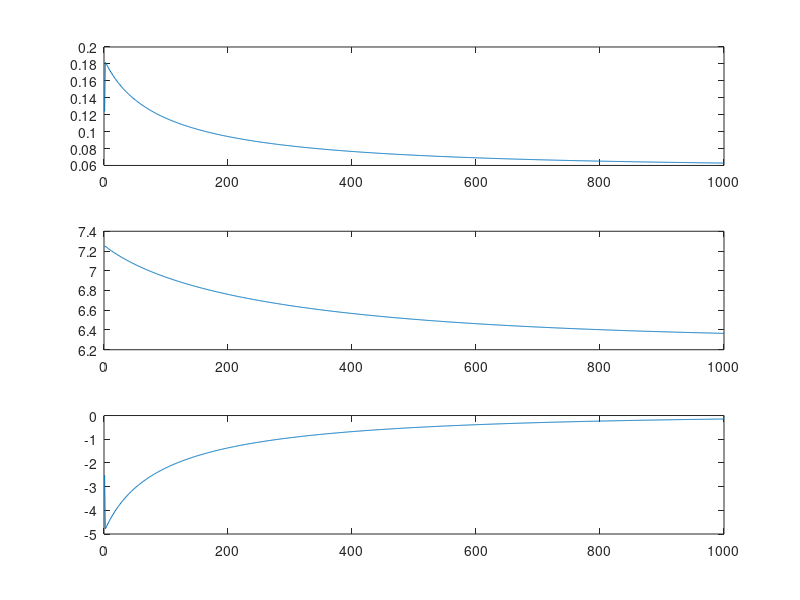

Recreate this plot in MATLAB.
  Hb = 1.99 % mM
  PO = 4
  alpha = 1.39e-3 %mM/mmHg
  P50 = 38 %mmHg
  h = 2.73
  PS = 7900  %ml/min/100g
  F = 203 %ml/min/100g
  Pa = 89 %mmHg = Cp(1)/alpha % (con esto puedes usar eq3 para saber C(1))
  %Pt = Ct/alpha = 42.5mmHg
  Pt = 42.5 %mmHg

  
  NSTEPS = 1000;
  dx = 0.001;
  
  Ct = Pt*alpha;
  
  Cp = zeros(NSTEPS,1);
  C = zeros(NSTEPS,1);
  dCdx = zeros(NSTEPS,1);

  % initialize
  Cp(1) = Pa*alpha;
  C(1) = Cp(1) + PO*Hb / (1 + (alpha*P50/Cp(1))^h);
  C(1) =  PO*Hb / (1 + (alpha*P50/Cp(1))^h);
  
  for x=2:length(C)
           
      dCdx(x-1) = -(PS/F) * (Cp(x-1) - Ct);
      
      C(x) = C(x-1) + dCdx(x-1) *dx ;

      Cp(x) = (alpha*P50) / ( (C(x-1)/(Hb*PO))^(-h) -1);
      
  end

  subplot(311), plot(Cp);
  subplot(312), plot(C);
  subplot(313), plot(dCdx);
  
  CMRO2 = PS*(mean(Cp) - Ct)
  
  CMR02 = CMRO2 *0.0224
